Frame 1 (no input): blank canvas, image omitted
Frame 60 (the mouse pressed at the canvas centre just before this capture): blank canvas, image omitted
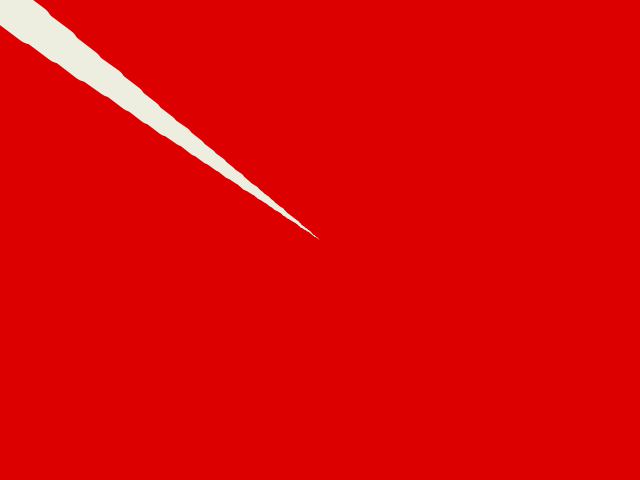
Frame 120 (the mouse held since frame 60 and released just before this capture)

The Processing sketch whose frames 1 and 60 were blank and that drew this single picture after the mouse press (run headless with seeded random() and noise(); from frame 60 on, the mouse is pressed at the canvas centre):

// Processing sketch: paint_02
// ── paint_02.pde
// position and previous position veriables
float posX;
float posY;
float prevPosX;
float prevPosY;

// create "easing" variable that will smooth the line segments
float easing;


void setup() {
  size(640, 480);
  background( 220, 0, 0 );
  
  easing = 0.1;
}


void draw() {
  float targetX = mouseX;
  float targetY = mouseY;
  
  // add the difference between current position
  // and our target position
  // we scale the value with the "easing" variable
  posX += (targetX - posX) * easing;
  posY += (targetY - posY) * easing;
  
  // store the distance between current and previous positions
  // in the "weight" variable
  float weight = dist(posX, posY, prevPosX, prevPosY);
  
  // use "weight" to change line stroke thickness
  strokeWeight(weight);
  
  if ( mousePressed ) {
    stroke( 237, 237, 224 );
    line( posX, posY, prevPosX, prevPosY );
  }
  
  // update previous position variable
  // to our current position to use in the next draw loop
  prevPosX = posX;
  prevPosY = posY;
  
}

// on SPACEBAR keypressed we clear the window
void keyPressed() {
  if ( key == ' ' ) {
    background( 220, 0, 0 );
  }
}
